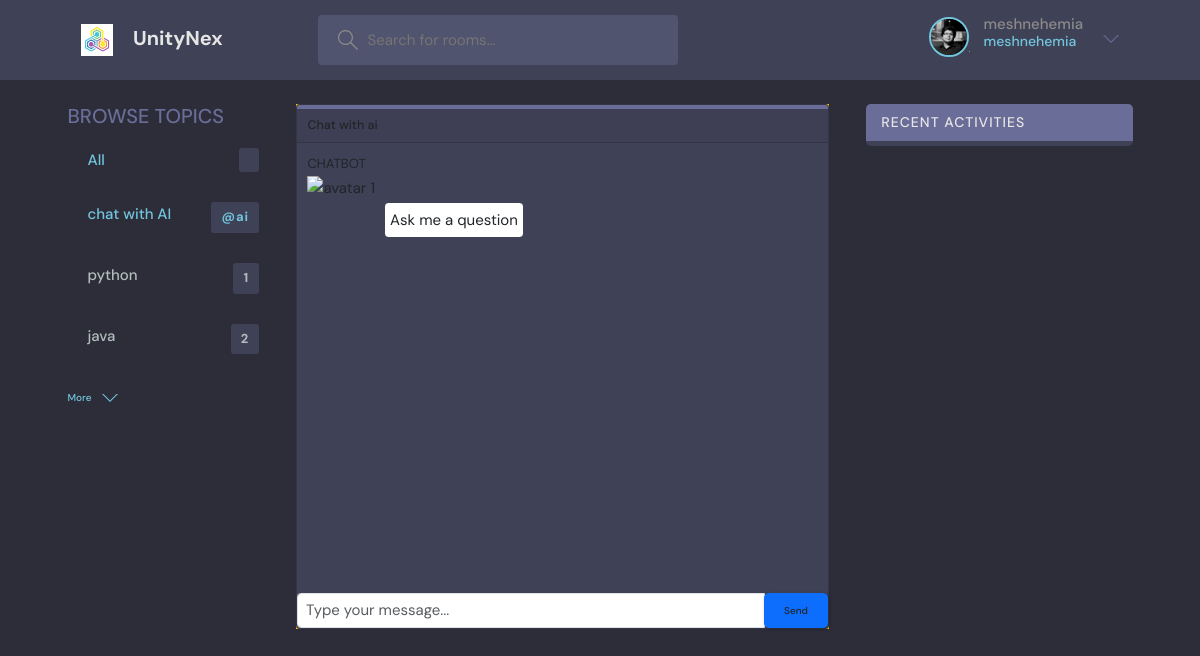
Page /chat/chatting/ (signed in) on the earlier database version.
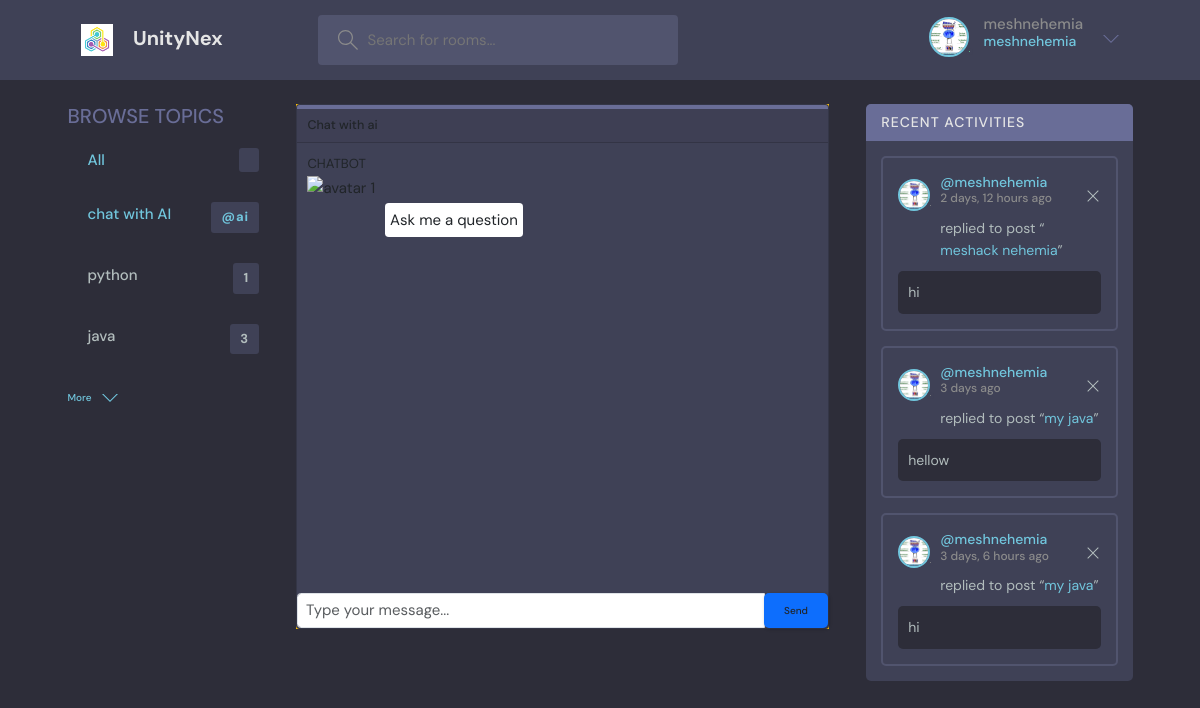
Same page on the later database version.
### socialmedia/models.py (models this page shows, shortened)
class User(AbstractUser):
    name = models.CharField(max_length=200, null=True)
    email = models.EmailField(unique=True,null =True)
    bio =models.TextField(null=True)
    avator = models.ImageField(null =True,default="avatar.svg")
    USERNAME_FIELD = 'email'
    REQUIRED_FIELDS =[]

class Topic(models.Model):
    name =models.CharField(max_length=200)

class Message(models.Model):
    user = models.ForeignKey(User,on_delete=models.CASCADE)
    room = models.ForeignKey(Room,on_delete=models.CASCADE)
    body =models.TextField()
    updated =models.DateTimeField(auto_now=True)
    created =models.DateTimeField(auto_now_add=True)
    class Meta:
        ordering =['-updated' , '-created']

class Room(models.Model):
    host =models.ForeignKey(User,on_delete=models.SET_NULL,null=True)
    topic  =models.ForeignKey(Topic,on_delete=models.SET_NULL,null=True)
    name =models.CharField(max_length=200)
    description =models.TextField(null=True,blank=True)
    participants = models.ManyToManyField(User, related_name ='participants',blank=True)
    updated =models.DateTimeField(auto_now=True)
    created =models.DateTimeField(auto_now_add=True)
    class Meta:
        ordering =['-updated' , '-created']

### chatgpt/views.py (the view)
# urls.py: path('chatting/', views.home, name='chatbot'),
@login_required(login_url='login')
def home(request):
    q = request.GET.get('q') if request.GET.get('q') != None else ''
    rooms = Room.objects.filter(
        Q(topic__name__icontains=q) |
        Q(name__icontains=q) |
        Q(description__icontains=q)
    )
    topics = Topic.objects.all()[0:5]
    room_count = rooms.count()
    user = views.authenticated_user
    room_messages = Message.objects.filter(Q(room__topic__name__icontains=q))
    context = {'rooms': rooms, 'topics': topics, 'room_count': room_count, "room_messages": room_messages, 'user': user}
    if request.method == 'POST':
        message = request.POST.get('message')
        response = ask_openai(message)
        return JsonResponse({'message': message, 'response': response})
    return render(request, 'chatgpt/chatbot.html', context)

### chatgpt/templates/chatgpt/chatbot.html (shortened to what this page needs)
{% extends 'main.html' %}
{%load static%}
 {% block head %}
    <link href="{% static 'css/bootstrap.min.css' %}" rel="stylesheet">
 {% endblock %}
{% block content %}
    <main class="layout layout--3">
      <div class="container">
        {%include 'socialmedia/topics_component.html' %}
        <section style="max-width:50%; min-width: 50%;" class="bg-warning d-flex justify-content-center">
            <div class="w-100">
                <div class="">
                    <div class="w-100 ">
                        <div class="card" style="background-color: #3f4156;">
                            <div class="card-header d-flex justify-content-between align-items-center p-3 " style="border-top: 4px solid #696d97;">
                                <h5 class="mb-0 lh-1">Chat with ai</h5>
                            </div>
                        <div class="card-body overflow-y-scroll nav-change overflow-y-scroll " style="max-height: 450px;min-height: 450px; background-color: #3f4156;">
                            <div class="messages-list">
                                <div class="d-flex justify-content-start">
                                   <div class="d-block">
                                            <p class="small">CHATBOT</p>
                                            <img src="https://mdbcdn.b-cdn.net/img/Photos/new-templates/bootstrap-chat/ava6-bg.webp" alt="avatar 1" style="width: 45px; height: 45px; margin-top:-17px; margin-right: 10px ">
                                   </div>
                                    <p class="bg-white p-2 rounded " style="margin-right: 70px ;margin-top: 50px">Ask me a question</p>
                                </div>
                            </div>
                        </div>
                        <form class="message-form">
                            <div class="input-group">
                                <input type="text" class="form-control message-input"style="font-size: 15px" placeholder="Type your message...">
                                <div class="input-group-append">
                                    <button type="submit" class="btn btn-primary btn-send text-dark bg-primary">Send</button>
                                </div>
                            </div>
                        </form>
        </div>
      </div>
    </div>
  </div>
</section>
        {%include 'socialmedia/activity_component.html'%}
      </div>
    </main>
{% endblock %}

### templates/navbar.html (shortened to what this page needs)
{% load static %}
<header class="header header--loggedIn">
    <div class="container">
        <a href="{% url 'home' %}" class="header__logo">
            <img src="{% static 'images/icons/logo.png' %}"/>
            <h1>UnityNex</h1>
        </a>
        <form class="header__search" action="{% url 'home' %}" method="get">
            <label>
                <input type="text" name="q" placeholder="Search for rooms..."/>
            </label>
        </form>
        <nav class="header__menu">
            {% if request.user.is_authenticated %}
                <div class="header__user">
                    <a href="{% url 'user-profile' request.user.id %}">
                        <div class="avatar avatar--medium active">
                            <img src="{{ request.user.avator.url }}"/>
                        </div>
                        <p>{{ request.user.username }} <span>{{ request.user.username }}</span></p>
                    </a>
                    <button class="dropdown-button">
                        <svg version="1.1" xmlns="http://www.w3.org/2000/svg" width="32" height="32"
                             viewBox="0 0 32 32">
                            <title>chevron-down</title>
                            <path d="M16 21l-13-13h-3l16 16 16-16h-3l-13 13z"></path>
                        </svg>
                    </button>
                </div>
            {% else %}
                <a href="{% url 'login' %}">
                    <img src="{% static 'images/profilesImages/avatar.svg' %}"/>
                    <p>Login</p>
                </a>
            {% endif %}
        </nav>
    </div>
</header>

### socialmedia/templates/socialmedia/topics_component.html
<div class="topics">
    <div class="topics__header">
      <h2>Browse Topics</h2>
    </div>
    <ul class="topics__list">
      <li>
        <a href="{% url 'home' %}" class="active">All <span>{{topic.count}}</span></a>
      </li>
    <li>
        <a href="{% url 'chatbot' %}" class="active">chat with AI <span>@ai</span></a>
      </li>
      {%for topic in topics %}
        <li>
            <a href="{% url 'home' %}?q={{topic.name}}">{{topic.name}} <span>{{topic.room_set.all.count}}</span></a>
        </li>
      {%endfor%}
    </ul>
    <a class="btn btn--link" href="{% url 'topics'%}">
      More
      <svg version="1.1" xmlns="http://www.w3.org/2000/svg" width="32" height="32" viewBox="0 0 32 32">
        <title>chevron-down</title>
        <path d="M16 21l-13-13h-3l16 16 16-16h-3l-13 13z"></path>
      </svg>
    </a>
</div>

### socialmedia/templates/socialmedia/activity_component.html
<div class="activities">
    <div class="activities__header">
      <h2>Recent Activities</h2>
    </div>
    {% for message in room_messages%}
        <div class="activities__box">
        <div class="activities__boxHeader roomListRoom__header">
            <a href="{%url 'user-profile' message.user.id %}" class="roomListRoom__author">
            <div class="avatar avatar--small">
                <img src="{{message.user.avator.url}}" />
            </div>
            <p>
                @{{message.user.username}}
                <span>{{message.created|timesince}} ago</span>
            </p>
            </a>
            {% if request.user == message.user%}
                <div class="roomListRoom__actions">
                    <a href="{% url 'delete-message' message.id %}">
                        <svg version="1.1" xmlns="http://www.w3.org/2000/svg" width="32" height="32" viewBox="0 0 32 32">
                        <title>remove</title>
                        <path
                            d="M27.314 6.019l-1.333-1.333-9.98 9.981-9.981-9.981-1.333 1.333 9.981 9.981-9.981 9.98 1.333 1.333 9.981-9.98 9.98 9.98 1.333-1.333-9.98-9.98 9.98-9.981z"
                        ></path>
                        </svg>
                    </a>
                </div>
            {%endif%}
        </div>
        <div class="activities__boxContent">
            <p>replied to post “<a href="{% url 'room' message.room.id %}">{{message.room.name}}</a>”</p>
            <div class="activities__boxRoomContent">
                {{message.body}}
            </div>
        </div>
        </div>
    {%endfor%}
  </div>

Differences in the rows shown:
changed User "meshnehemia": user.avator: a different picture
computed for Topic "java": room_set.all.count "2" → "3"
added Message: user.avator (picture), user.username "meshnehemia", created "2 days, 12 hours", room.name "meshack nehemia", body "hi"
added Message: user.avator (picture), user.username "meshnehemia", created "3 days", room.name "my java", body "hellow"
added Message: user.avator (picture), user.username "meshnehemia", created "3 days, 6 hours", room.name "my java", body "hi"
